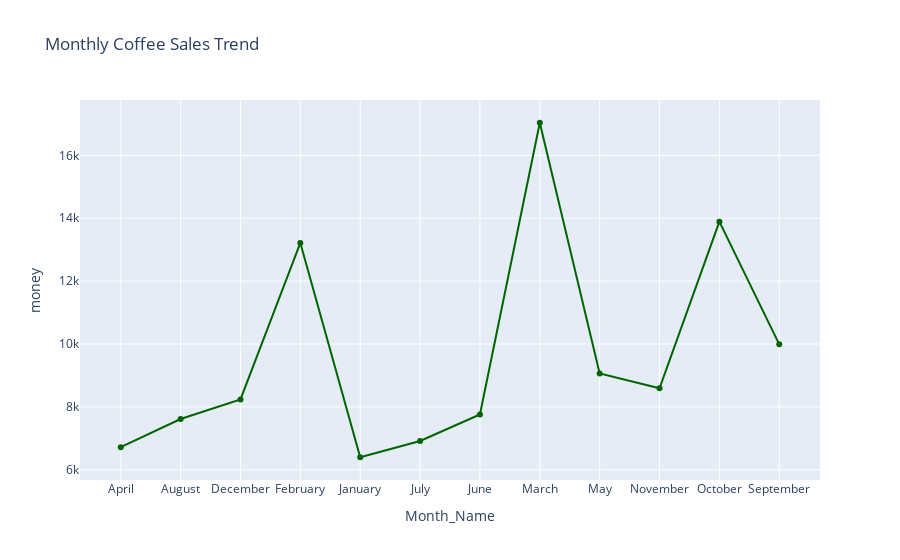

Notebook source saved alongside this figure:
### Code cell
monthly_sales = df1.groupby("Month_Name")["money"].sum().reset_index()
fig = px.line(monthly_sales, x="Month_Name", y="money", title="Monthly Coffee Sales Trend", markers=True)
fig.update_traces(line_color="darkgreen")
fig.show()

### Figure 1 — Plotly figure (JSON) as saved in the notebook; plotly's stock layout.template omitted (floating-point values rounded to 4 significant figures)
{"data": [{"hovertemplate": "Month_Name=%{x}<br>money=%{y}<extra></extra>", "legendgroup": "", "line": {"color": "darkgreen", "dash": "solid"}, "marker": {"symbol": "circle"}, "mode": "lines+markers", "name": "", "orientation": "v", "showlegend": false, "type": "scatter", "x": ["April", "August", "December", "February", "January", "July", "June", "March", "May", "November", "October", "September"], "xaxis": "x", "y": [6721.0, 7614.0, 8238.0, 13220.0, 6399.0, 6916.0, 7759.0, 17040.0, 9063.0, 8591.0, 13890.0, 9989.0], "yaxis": "y"}], "layout": {"legend": {"tracegroupgap": 0}, "title": {"text": "Monthly Coffee Sales Trend"}, "xaxis": {"anchor": "y", "domain": [0, 1], "title": {"text": "Month_Name"}}, "yaxis": {"anchor": "x", "domain": [0, 1], "title": {"text": "money"}}}}
